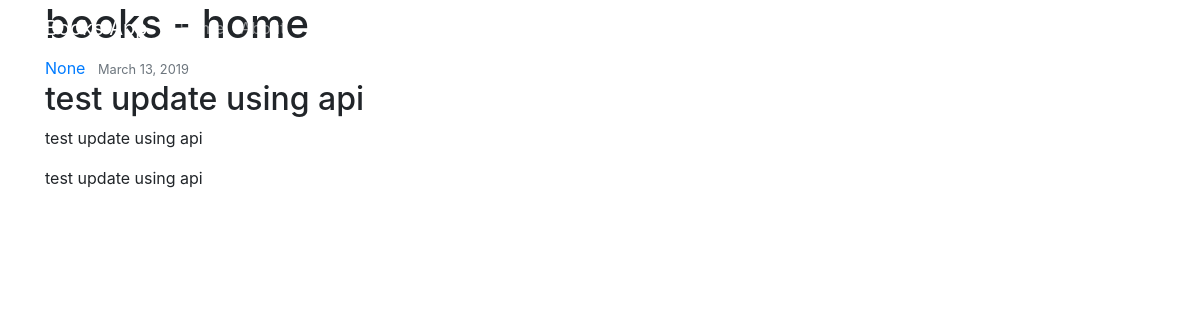
The page /books/post/12/ on the database its author committed.
### books/models.py (models this page shows, shortened)
class Post(models.Model):
	title = models.CharField(max_length=100)
	book_author = models.CharField(max_length=100)				## book author
	summary = models.TextField()								## book summary field
	date_posted = models.DateTimeField(default=timezone.now)
	author = models.ForeignKey(User, on_delete=models.CASCADE, default='', null=True, blank=True)	## post author // one to many relationship b/t User and Post

### books/views.py (the view)
# urls.py: path('post/<int:pk>/', PostDetailView.as_view(), name='post-detail'),			## read book
class PostDetailView(DetailView):
	model = Post
	template_name = 'books/post_detail.html'

### books/templates/books/post_detail.html (shortened to what this page needs)
{% extends "books/base.html" %}
{% block content %}
	<h1> books - home </h1>
		<article class="media content-section">
		  <div class="media-body">
		    <div class="article-metadata">
		      <a class="mr-2" href="#">{{ object.author }}</a>
		      <small class="text-muted">{{ object.date_posted|date:"F d, Y" }}</small>
		    </div>
		    <h2 class="article-title">{{ object.title }}</h2>
		    	<p class="article-content">{{ object.book_author }}</p>
		    	<p class="article-content">{{ object.summary }}</p>
		  </div>
		</article>
{% endblock content %}

### rows shown on the page
Post: author "None", date_posted "March 13, 2019", title "test update using api", book_author "test update using api", summary "test update using api"
